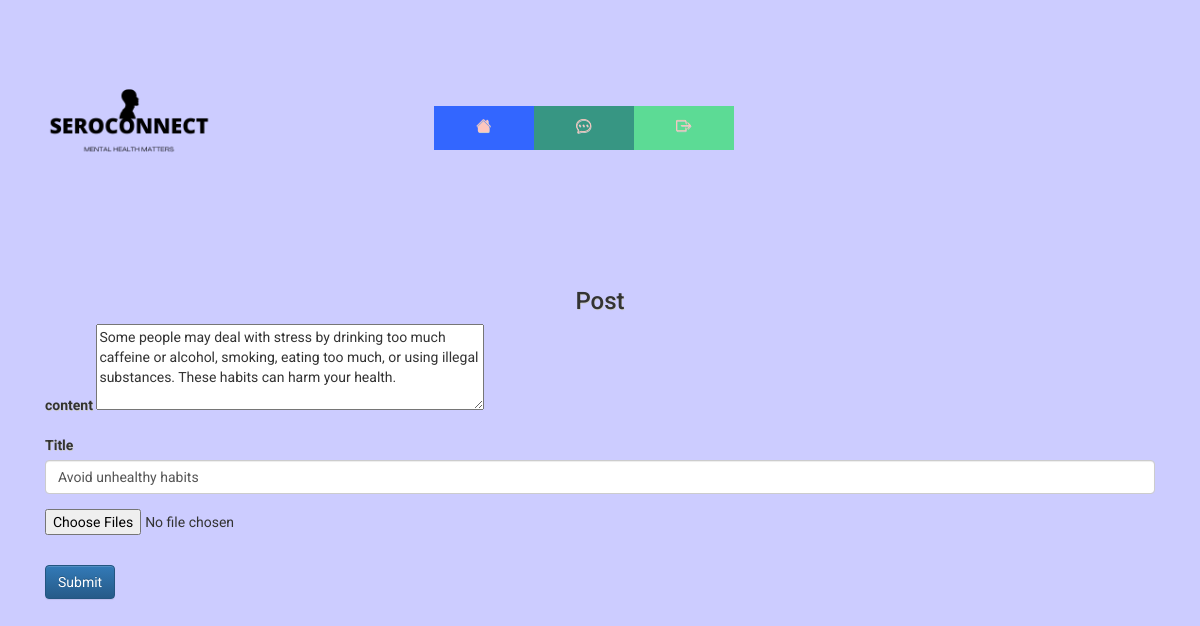
/post/edit/6 (signed in), run on the app's committed database.
### website/database/models.py (models this page shows)
class Post(db.Model):
    id=db.Column(db.Integer,primary_key=True)
    title = db.Column(db.String(100), nullable=False)
    content = db.Column(db.Text)
    user_id = db.Column(db.Integer, db.ForeignKey("user.id"))
    date=db.Column(db.DateTime(timezone=True), default=func.now())
    anonymous=db.Column(db.Boolean,nullable=False,default=False)
    owner=db.relationship('User',back_populates='Post')
    comments=db.relationship('Comment',back_populates='post',cascade='delete')
    image=db.relationship('Image',back_populates='post',cascade='delete')

### website/post/post.py (the view, shortened to what this page needs)
@post.route('/post/edit/<postid>',methods=['GET', 'POST'])
@login_required
@check_confirmed
def editpost(postid):
    post = Post.query.filter_by(id=postid).first()
    if request.method == 'GET':
        return render_template('forum/editpost.html',post=post,user=current_user)

### website/__init__.py (called while the page is built)
@login_manager.user_loader
def load_user(id):
    return User.query.get(int(id))

### website/templates/forum/editpost.html
{% extends "base.html" %} {% block title %}SeroConnect{% endblock %}{% block content%}
<form action="{{ url_for('post.editpost',postid=post.id) }}" enctype="multipart/form-data" method="POST">
    <h3 align="center">Post</h3>
    <div class="form-group">
      <label for="content">content</label>
      <textarea id="content" name="content" rows="4" cols="50">{{post.content}}</textarea>
    </div>
    <div class="form-group">
      <label for="Title">Title</label>
      <input type="text" class="form-control" id="Title" name="Title" value="{{post.title}}" placeholder="Enter Title"
      />
    </div>
    <p><input type="file" name="file" multiple accept=".jpg, .png, .gif,.jpeg"></p>
    <br />
    <button type="submit" class="btn btn-primary">Submit</button>
</form>
{%endblock%}

### website/static/css/styles.css (style rules this page uses)
body { background: #ccccff; font-family: 'Roboto', sans-serif; text-shadow: .5px .5px 0#CCCCCC; padding-bottom:20px; }

### data on the page
Post: content "Some people may deal with stress by drinking too much caffeine or alcohol, smoking, eating too much, or using illegal substances. These habits can harm your health.", Title "Avoid unhealthy habits"
